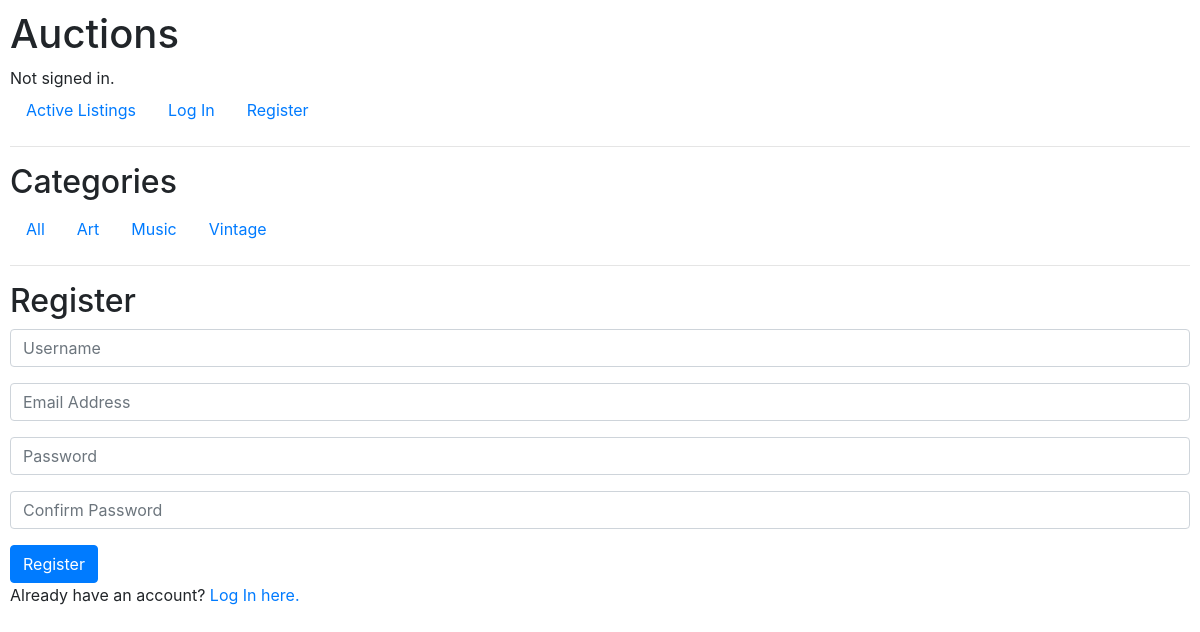
Screenshot of /register/ with the database file from the repository.
### auctions/models.py (models this page shows, shortened)
class Category(models.Model):
    name = models.CharField(max_length=50)
    class Meta:
        ordering = ['name']

### auctions/views.py (the view)
# urls.py: path("register/", views.register, name="register"),
def register(request):
    if request.method == "POST":
        username = request.POST["username"]
        email = request.POST["email"]
        password = request.POST["password"]
        confirmation = request.POST["confirmation"]
        if password != confirmation:
            return render(request, "auctions/register.html", {
                "message": "Passwords must match."
            })
        try:
            user = User.objects.create_user(username, email, password)
            user.save()
        except IntegrityError:
            return render(request, "auctions/register.html", {
                "message": "Username already taken."
            })
        login(request, user)
        return HttpResponseRedirect(reverse("index"))
    else:
        return render(request, "auctions/register.html")

### auctions/templatetags/show_categories.py (called while the page is built)
@register.inclusion_tag("auctions/category_list.html")
def show_categories(categories):
    categories = Category.objects.all()
    return {"categories": categories}

### auctions/templates/auctions/register.html (shortened to what this page needs)
{% extends "auctions/layout.html" %}
{% block body %}
    <h2>Register</h2>
    <form action="{% url 'register' %}" method="post">
        <div class="form-group">
            <input class="form-control" autofocus type="text" name="username" placeholder="Username">
        </div>
        <div class="form-group">
            <input class="form-control" type="email" name="email" placeholder="Email Address">
        </div>
        <div class="form-group">
            <input class="form-control" type="password" name="password" placeholder="Password">
        </div>
        <div class="form-group">
            <input class="form-control" type="password" name="confirmation" placeholder="Confirm Password">
        </div>
        <input class="btn btn-primary" type="submit" value="Register">
    </form>
    Already have an account? <a href="{% url 'login' %}">Log In here.</a>
{% endblock %}

### auctions/templates/auctions/category_list.html
{% block body %}
<h2>Categories</h2>
<ul class="nav">
    <li class="nav-item">
        <a class="nav-link" href="{% url 'index' %}">All</a>
    </li>
    {% for category in categories %}
        <li class="nav-item">
            <a class="nav-link" href="{% url 'category' category.name %}">{{category.name}}</a>
        </li>
    {% endfor %}
</ul>
{% endblock %}

### auctions/static/auctions/styles.css (style rules this page uses)
body { padding: 10px; }

### rows the page displays
Category: name "Art"
Category: name "Music"
Category: name "Vintage"
